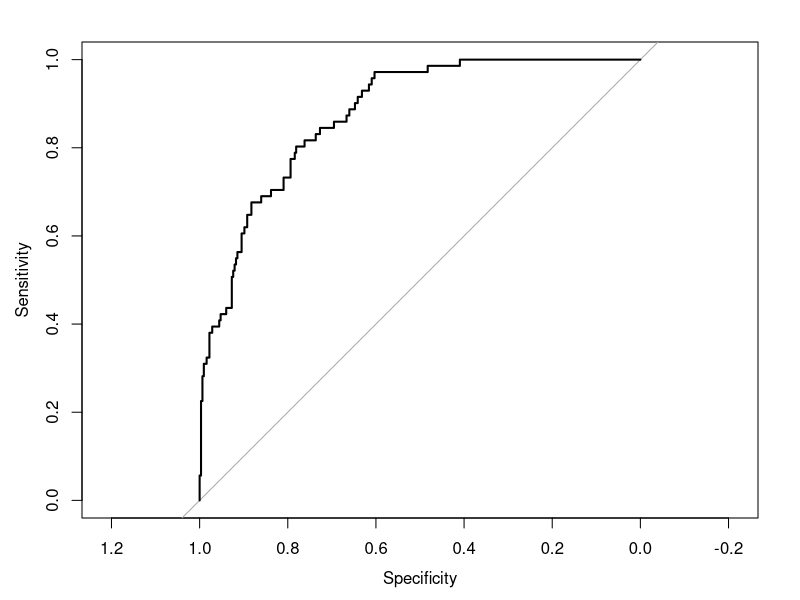

The R source for this figure: (Note: this script raises an error after producing the figure.)
setwd("E:\\PROGRAM\\R\\yjy-logistic")
list.files()
rm(list = ls())
library(survival)
library(tidyverse)
library(lubridate)
library(caret)
library(pROC)#ROC曲线函数

df_all<-read_csv("r_dataset.csv")[,-1]
summary(df_all)
set.seed(5210)
num<- createDataPartition(df_all$is_crash, p = 0.3, list = FALSE)
df_test <- df_all[num,]
df_train <- df_all[-num,]

# 4、在训练集上构建模型---------------
clg <- clogit(is_crash~.,data = df_train )
summary(clg)

# 5、在测试集上验证模型-------------

df_test$predoct=exp(0.0173950*df_test$time_id-0.0821578*df_test$road_id+
                    0.0039047*df_test$segment+
                      0.0093737*df_test$flow
                      -0.0449380*df_test$speed
                    -0.0001031*df_test$var_flow_8+
                      0.0039730*df_test$var_speed_8-
                      -0.0001290*df_test$var_space_flow_8+
                      0.0026929*df_test$var_space_speed_8-
                      0.0152194*df_test$diff_flow_8+
                      0.0525622*df_test$diff_speed_8-
                      0.0095031*df_test$diff_kalman_flow+
                      0.0033387*df_test$diff_kalman_speed+
                      0.0051230*df_test$result_flow)# 根据公式6计算OR值

# 6、模型性能-------------
HH <- roc(df_test$is_crash,df_test$predoct) # 绘制ROC曲线
plot(HH)
#计算AUC
HH$auc
#混淆矩阵
table(as.numeric(df_test$predoct>2.206),df_test$is_crash)
mean(as.numeric(df_test2$predoct>2.206)==df_test2$crash)
#计算accuracy
data1<-as.data.frame(table(as.numeric(df_test$predoct>2.206),df_test$is_crash))
accuracy<-(data1$Freq[1]+data1$Freq[4])/(sum(data1$Freq))
accuracy
#计算precision
precision<-data1$Freq[1]/(data1$Freq[1]+data1$Freq[2])
precision
#计算召回率
re_call<-data1$Freq[1]/(data1$Freq[1]+data1$Freq[3])
re_call
#计算F1score
F1_score<-2*re_call*precision/(re_call+precision)
F1_score

